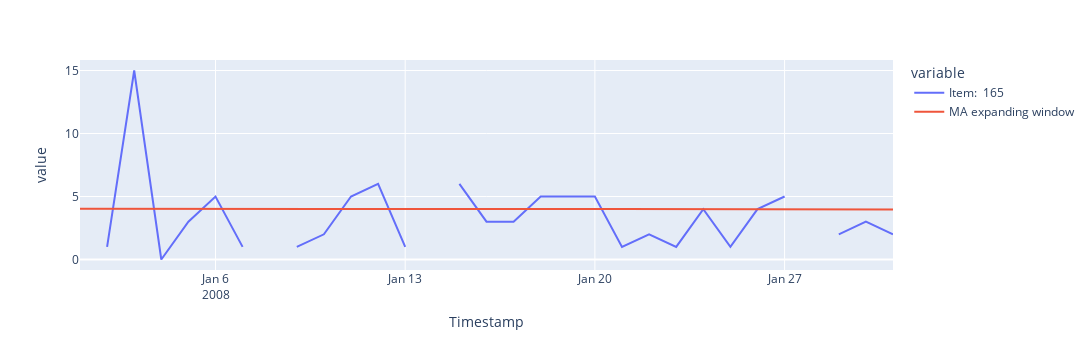

Write notebook code for a chart like this one.
### Markdown cell above
**Expanding window**
       $$\hat y_{t+d} = \frac{1}{t}\left(y_{1}+\dots+ {y}_t\right)$$
   
**All time points in $[1, t]$ has the same weight**
                                   $$w = \frac{1}{t}$$

### Code cell
# Expanding window
ts.loc[start_period:end_period][[item_name]].merge(
      ts[[item_name]].fillna(method='pad').expanding().mean().loc[start_period:end_period].rename(columns = {item_name:'MA expanding window'}),  # moving average with window = 2
      how='inner', left_index = True, right_index = True
      ).plot().update_layout(height=350, width=1300)

### Figure 1 — Plotly figure (JSON) as saved in the notebook; plotly's stock layout.template omitted (floating-point values rounded to 4 significant figures)
{"data": [{"hovertemplate": "variable=Item:  165<br>Timestamp=%{x}<br>value=%{y}<extra></extra>", "legendgroup": "Item:  165", "line": {"color": "#636efa", "dash": "solid"}, "marker": {"symbol": "circle"}, "mode": "lines", "name": "Item:  165", "orientation": "v", "showlegend": true, "type": "scatter", "x": ["2008-01-01T00:00:00", "2008-01-02T00:00:00", "2008-01-03T00:00:00", "2008-01-04T00:00:00", "2008-01-05T00:00:00", "2008-01-06T00:00:00", "2008-01-07T00:00:00", "2008-01-08T00:00:00", "2008-01-09T00:00:00", "2008-01-10T00:00:00", "2008-01-11T00:00:00", "2008-01-12T00:00:00", "2008-01-13T00:00:00", "2008-01-14T00:00:00", "2008-01-15T00:00:00", "2008-01-16T00:00:00", "2008-01-17T00:00:00", "2008-01-18T00:00:00", "2008-01-19T00:00:00", "2008-01-20T00:00:00", "2008-01-21T00:00:00", "2008-01-22T00:00:00", "2008-01-23T00:00:00", "2008-01-24T00:00:00", "2008-01-25T00:00:00", "2008-01-26T00:00:00", "2008-01-27T00:00:00", "2008-01-28T00:00:00", "2008-01-29T00:00:00", "2008-01-30T00:00:00", "2008-01-31T00:00:00"], "xaxis": "x", "y": [null, 1, 15, 0, 3, 5, 1, null, 1, 2, 5, 6, 1, null, 6, 3, 3, 5, 5, 5, 1, 2, 1, 4, 1, 4, 5, null, 2, 3, 2], "yaxis": "y"}, {"hovertemplate": "variable=MA expanding window<br>Timestamp=%{x}<br>value=%{y}<extra></extra>", "legendgroup": "MA expanding window", "line": {"color": "#EF553B", "dash": "solid"}, "marker": {"symbol": "circle"}, "mode": "lines", "name": "MA expanding window", "orientation": "v", "showlegend": true, "type": "scatter", "x": ["2008-01-01T00:00:00", "2008-01-02T00:00:00", "2008-01-03T00:00:00", "2008-01-04T00:00:00", "2008-01-05T00:00:00", "2008-01-06T00:00:00", "2008-01-07T00:00:00", "2008-01-08T00:00:00", "2008-01-09T00:00:00", "2008-01-10T00:00:00", "2008-01-11T00:00:00", "2008-01-12T00:00:00", "2008-01-13T00:00:00", "2008-01-14T00:00:00", "2008-01-15T00:00:00", "2008-01-16T00:00:00", "2008-01-17T00:00:00", "2008-01-18T00:00:00", "2008-01-19T00:00:00", "2008-01-20T00:00:00", "2008-01-21T00:00:00", "2008-01-22T00:00:00", "2008-01-23T00:00:00", "2008-01-24T00:00:00", "2008-01-25T00:00:00", "2008-01-26T00:00:00", "2008-01-27T00:00:00", "2008-01-28T00:00:00", "2008-01-29T00:00:00", "2008-01-30T00:00:00", "2008-01-31T00:00:00"], "xaxis": "x", "y": [4.029, 4.02, 4.051, 4.04, 4.037, 4.04, 4.031, 4.022, 4.014, 4.008, 4.011, 4.017, 4.008, 4, 4.006, 4.003, 4, 4.003, 4.005, 4.008, 4, 3.995, 3.987, 3.987, 3.979, 3.979, 3.981, 3.984, 3.979, 3.976, 3.971], "yaxis": "y"}], "layout": {"height": 350, "legend": {"title": {"text": "variable"}, "tracegroupgap": 0}, "margin": {"t": 60}, "width": 1300, "xaxis": {"anchor": "y", "domain": [0, 1], "title": {"text": "Timestamp"}}, "yaxis": {"anchor": "x", "domain": [0, 1], "title": {"text": "value"}}}}
